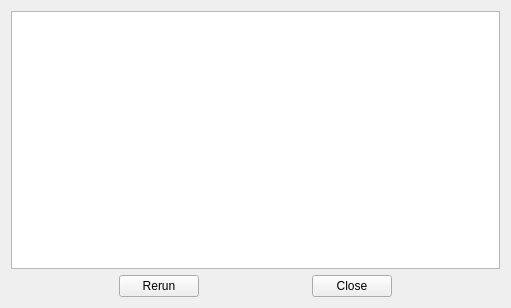
<?xml version="1.0" encoding="UTF-8"?>
<ui version="4.0">
 <class>Form</class>
 <widget class="QWidget" name="Form">
  <property name="geometry">
   <rect>
    <x>0</x>
    <y>0</y>
    <width>511</width>
    <height>308</height>
   </rect>
  </property>
  <property name="windowTitle">
   <string>Form</string>
  </property>
  <layout class="QVBoxLayout" name="verticalLayout_3">
   <item>
    <layout class="QVBoxLayout" name="verticalLayout_2">
     <item>
      <widget class="QListWidget" name="output_list"/>
     </item>
     <item>
      <layout class="QHBoxLayout" name="horizontalLayout_2">
       <item>
        <spacer name="spacer_1">
         <property name="orientation">
          <enum>Qt::Horizontal</enum>
         </property>
         <property name="sizeHint" stdset="0">
          <size>
           <width>40</width>
           <height>20</height>
          </size>
         </property>
        </spacer>
       </item>
       <item>
        <widget class="QPushButton" name="btn_rerun">
         <property name="text">
          <string>Rerun</string>
         </property>
        </widget>
       </item>
       <item>
        <spacer name="spacer_3">
         <property name="orientation">
          <enum>Qt::Horizontal</enum>
         </property>
         <property name="sizeHint" stdset="0">
          <size>
           <width>40</width>
           <height>20</height>
          </size>
         </property>
        </spacer>
       </item>
       <item>
        <widget class="QPushButton" name="btn_close">
         <property name="text">
          <string>Close</string>
         </property>
        </widget>
       </item>
       <item>
        <spacer name="spacer_2">
         <property name="orientation">
          <enum>Qt::Horizontal</enum>
         </property>
         <property name="sizeHint" stdset="0">
          <size>
           <width>40</width>
           <height>20</height>
          </size>
         </property>
        </spacer>
       </item>
      </layout>
     </item>
    </layout>
   </item>
  </layout>
 </widget>
 <resources/>
 <connections/>
</ui>
